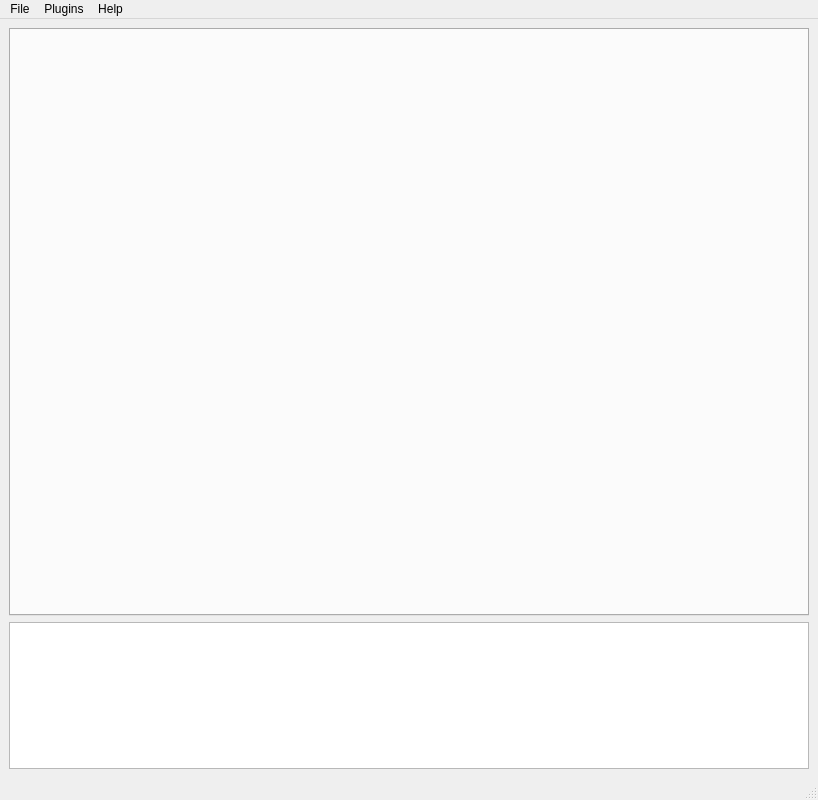
<?xml    version="1.0"    encoding="UTF-8"?>
<ui    version="4.0">
    <class>MainWindow</class>
    <widget    class="QMainWindow"    name="MainWindow">
        <property    name="geometry">
            <rect>
                <x>0</x>
                <y>0</y>
                <width>800</width>
                <height>800</height>
            </rect>
        </property>
        <property    name="windowTitle">
            <string>NiChartGUI</string>
        </property>
        <widget    class="QWidget"    name="centralwidget">
            <layout  class="QVBoxLayout"  name="vLayout">

                <item>
                    <widget    class="QTabWidget"    name="tabWidget">
                        <property    name="sizePolicy">
                            <sizepolicy    hsizetype="Expanding"    vsizetype="Expanding">
                                <horstretch>0</horstretch>
                                <verstretch>16</verstretch>
                            </sizepolicy>
                        </property>
                        <property    name="minimumSize">
                            <size>
                                <width>800</width>
                                <height>500</height>
                            </size>
                        </property>                        
                        <property    name="currentIndex">
                            <number>-1</number>
                        </property>
                    </widget>
                </item>

                <item>
                    <widget class="QTextEdit" name="wInfo">
                        <property    name="sizePolicy">
                            <sizepolicy    hsizetype="Expanding"    vsizetype="Expanding">
                                <horstretch>0</horstretch>
                                <verstretch>4</verstretch>
                            </sizepolicy>
                        </property>
                        <property    name="maximumSize">
                            <size>
                                <width>20000</width>
                                <height>150</height>
                            </size>
                        </property>
                    </widget>
                </item>
                
            </layout>
        </widget>
        
        <widget    class="QMenuBar"    name="menubar">
            <property    name="geometry">
                <rect>
                    <x>0</x>
                    <y>0</y>
                    <width>800</width>
                    <height>22</height>
                </rect>
            </property>
            <widget    class="QMenu"    name="menuFile">
                <property    name="title">
                    <string>File</string>
                </property>
                <addaction name="actionOpenData"/>
                <addaction name="actionLoadDict"/>
                <addaction name="actionSaveData"/>
                <addaction name="actionSaveNotebook"/>
            </widget>
            <widget    class="QMenu"    name="menuPlugins">
                <property    name="title">
                    <string>Plugins</string>
                </property>
                
            </widget>
            <widget    class="QMenu"    name="menuHelp">
                <property    name="title">
                    <string>Help</string>
                </property>
                <addaction name="actionHelpConsole"/>
                <addaction name="separator"/>
                <addaction name="actionAbout"/>
            </widget>
            <addaction name="menuFile"/>
            <addaction name="menuPlugins"/>
            <addaction name="menuHelp"/>                        
        </widget>
        
        <widget    class="QStatusBar"    name="statusbar"/>
        
        <action name="actionP1">
            <property    name="text">
                <string>P1</string>
            </property>
        </action>
        <action name="actionOpenData">
            <property    name="text">
                <string>Open Dataset</string>
            </property>
        </action>
        <action name="actionLoadDict">
            <property    name="text">
                <string>Load Dictionary</string>
            </property>
        </action>
        <action name="actionSaveData">
            <property    name="text">
                <string>Save Dataset</string>
            </property>
        </action>
        <action name="actionSaveNotebook">
            <property    name="text">
                <string>Save Notebook</string>
            </property>
        </action>
        <action name="actionAbout">
            <property    name="text">
                <string>About</string>
            </property>
        </action>
        <action name="actionHelpConsole">
            <property    name="text">
                <string>Help Console</string>
            </property>
        </action>
    </widget>
    <resources/>
    <connections/>
</ui>
